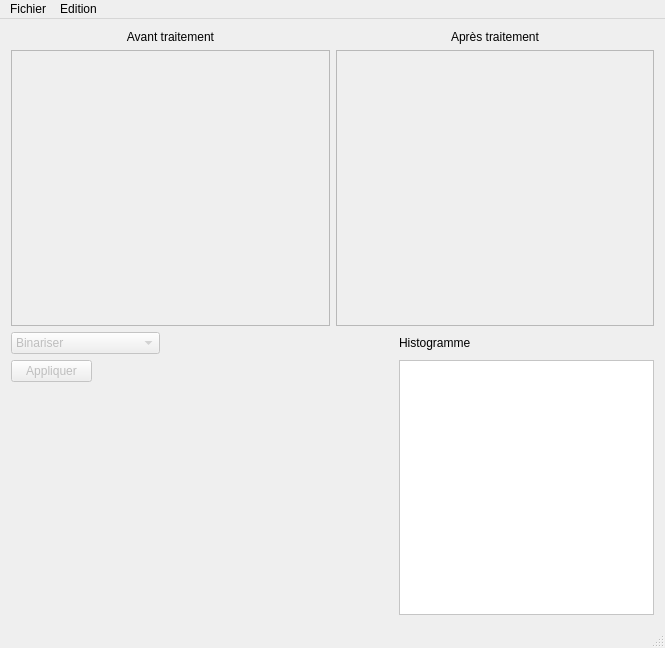
<?xml version="1.0" encoding="UTF-8"?>
<ui version="4.0">
 <class>MainWindow</class>
 <widget class="QMainWindow" name="MainWindow">
  <property name="geometry">
   <rect>
    <x>0</x>
    <y>0</y>
    <width>665</width>
    <height>648</height>
   </rect>
  </property>
  <property name="windowTitle">
   <string>OIMP (Olivier Image Manipulation Program)</string>
  </property>
  <widget class="QWidget" name="centralWidget">
   <layout class="QVBoxLayout" name="verticalLayout">
    <item>
     <layout class="QHBoxLayout" name="horizontalLayout_4">
      <item>
       <layout class="QVBoxLayout" name="avant_trait">
        <item>
         <widget class="QLabel" name="texte_entree">
          <property name="text">
           <string>Avant traitement</string>
          </property>
          <property name="alignment">
           <set>Qt::AlignCenter</set>
          </property>
         </widget>
        </item>
        <item>
         <widget class="QScrollArea" name="scroll_entree">
          <property name="widgetResizable">
           <bool>true</bool>
          </property>
          <widget class="QWidget" name="scrollAreaWidgetContents">
           <property name="geometry">
            <rect>
             <x>0</x>
             <y>0</y>
             <width>316</width>
             <height>268</height>
            </rect>
           </property>
          </widget>
         </widget>
        </item>
       </layout>
      </item>
      <item>
       <layout class="QVBoxLayout" name="apres_trait">
        <item>
         <widget class="QLabel" name="texte_sortie">
          <property name="text">
           <string>Après traitement</string>
          </property>
          <property name="alignment">
           <set>Qt::AlignCenter</set>
          </property>
         </widget>
        </item>
        <item>
         <widget class="QScrollArea" name="scroll_sortie">
          <property name="widgetResizable">
           <bool>true</bool>
          </property>
          <widget class="QWidget" name="scrollAreaWidgetContents_2">
           <property name="geometry">
            <rect>
             <x>0</x>
             <y>0</y>
             <width>315</width>
             <height>268</height>
            </rect>
           </property>
          </widget>
         </widget>
        </item>
       </layout>
      </item>
     </layout>
    </item>
    <item>
     <layout class="QHBoxLayout" name="horizontalLayout_5">
      <item>
       <layout class="QVBoxLayout" name="verticalLayout_2">
        <item>
         <layout class="QHBoxLayout" name="horizontalLayout_6">
          <item>
           <widget class="QComboBox" name="Operations">
            <property name="enabled">
             <bool>false</bool>
            </property>
            <item>
             <property name="text">
              <string>Binariser</string>
             </property>
            </item>
            <item>
             <property name="text">
              <string>Désaturer</string>
             </property>
            </item>
            <item>
             <property name="text">
              <string>Inverser</string>
             </property>
            </item>
            <item>
             <property name="text">
              <string>Rotation</string>
             </property>
            </item>
            <item>
             <property name="text">
              <string>Selectionner couleurs</string>
             </property>
            </item>
            <item>
             <property name="text">
              <string>Tourner couleurs</string>
             </property>
            </item>
            <item>
             <property name="text">
              <string>Etaler histogramme</string>
             </property>
            </item>
            <item>
             <property name="text">
              <string>Egaliser histogramme</string>
             </property>
            </item>
            <item>
             <property name="text">
              <string>Redimensionner</string>
             </property>
            </item>
            <item>
             <property name="text">
              <string>Filtre de Sobel</string>
             </property>
            </item>
           </widget>
          </item>
          <item>
           <spacer name="horizontalSpacer">
            <property name="orientation">
             <enum>Qt::Horizontal</enum>
            </property>
            <property name="sizeHint" stdset="0">
             <size>
              <width>40</width>
              <height>20</height>
             </size>
            </property>
           </spacer>
          </item>
         </layout>
        </item>
        <item>
         <widget class="QStackedWidget" name="Parametres">
          <property name="enabled">
           <bool>false</bool>
          </property>
          <property name="sizePolicy">
           <sizepolicy hsizetype="Fixed" vsizetype="Fixed">
            <horstretch>0</horstretch>
            <verstretch>0</verstretch>
           </sizepolicy>
          </property>
          <property name="minimumSize">
           <size>
            <width>380</width>
            <height>255</height>
           </size>
          </property>
          <property name="maximumSize">
           <size>
            <width>380</width>
            <height>255</height>
           </size>
          </property>
          <property name="currentIndex">
           <number>0</number>
          </property>
          <widget class="QWidget" name="binarize">
           <property name="sizePolicy">
            <sizepolicy hsizetype="Expanding" vsizetype="Expanding">
             <horstretch>0</horstretch>
             <verstretch>0</verstretch>
            </sizepolicy>
           </property>
           <widget class="QPushButton" name="binarize_appliquer">
            <property name="geometry">
             <rect>
              <x>0</x>
              <y>0</y>
              <width>81</width>
              <height>22</height>
             </rect>
            </property>
            <property name="text">
             <string>Appliquer</string>
            </property>
           </widget>
           <widget class="QWidget" name="horizontalLayoutWidget">
            <property name="geometry">
             <rect>
              <x>90</x>
              <y>0</y>
              <width>259</width>
              <height>21</height>
             </rect>
            </property>
            <layout class="QHBoxLayout" name="horizontalLayout">
             <item>
              <widget class="QLabel" name="nom">
               <property name="text">
                <string>Seuil</string>
               </property>
              </widget>
             </item>
             <item>
              <widget class="QSlider" name="jauge">
               <property name="minimumSize">
                <size>
                 <width>0</width>
                 <height>0</height>
                </size>
               </property>
               <property name="orientation">
                <enum>Qt::Horizontal</enum>
               </property>
              </widget>
             </item>
             <item>
              <widget class="QLabel" name="indicateur">
               <property name="minimumSize">
                <size>
                 <width>30</width>
                 <height>0</height>
                </size>
               </property>
               <property name="maximumSize">
                <size>
                 <width>16777215</width>
                 <height>16777215</height>
                </size>
               </property>
               <property name="text">
                <string>0</string>
               </property>
               <property name="scaledContents">
                <bool>false</bool>
               </property>
               <property name="wordWrap">
                <bool>false</bool>
               </property>
              </widget>
             </item>
            </layout>
           </widget>
          </widget>
          <widget class="QWidget" name="rgb2grayscale">
           <property name="sizePolicy">
            <sizepolicy hsizetype="Expanding" vsizetype="Expanding">
             <horstretch>0</horstretch>
             <verstretch>0</verstretch>
            </sizepolicy>
           </property>
           <widget class="QPushButton" name="rgb2grayscale_appliquer">
            <property name="geometry">
             <rect>
              <x>0</x>
              <y>0</y>
              <width>81</width>
              <height>22</height>
             </rect>
            </property>
            <property name="text">
             <string>Appliquer</string>
            </property>
           </widget>
          </widget>
          <widget class="QWidget" name="inverse">
           <widget class="QPushButton" name="inverse_appliquer">
            <property name="geometry">
             <rect>
              <x>0</x>
              <y>0</y>
              <width>81</width>
              <height>22</height>
             </rect>
            </property>
            <property name="text">
             <string>Appliquer</string>
            </property>
           </widget>
          </widget>
          <widget class="QWidget" name="rotation">
           <widget class="QPushButton" name="rotation_appliquer">
            <property name="geometry">
             <rect>
              <x>0</x>
              <y>0</y>
              <width>81</width>
              <height>22</height>
             </rect>
            </property>
            <property name="text">
             <string>Appliquer</string>
            </property>
           </widget>
           <widget class="QWidget" name="horizontalLayoutWidget_2">
            <property name="geometry">
             <rect>
              <x>90</x>
              <y>0</y>
              <width>261</width>
              <height>21</height>
             </rect>
            </property>
            <layout class="QHBoxLayout" name="horizontalLayout_2">
             <item>
              <widget class="QLabel" name="nom_angle">
               <property name="text">
                <string>Angle</string>
               </property>
              </widget>
             </item>
             <item>
              <widget class="QSlider" name="angle_jauge">
               <property name="layoutDirection">
                <enum>Qt::RightToLeft</enum>
               </property>
               <property name="autoFillBackground">
                <bool>false</bool>
               </property>
               <property name="minimum">
                <number>-180</number>
               </property>
               <property name="maximum">
                <number>180</number>
               </property>
               <property name="singleStep">
                <number>1</number>
               </property>
               <property name="value">
                <number>0</number>
               </property>
               <property name="tracking">
                <bool>true</bool>
               </property>
               <property name="orientation">
                <enum>Qt::Horizontal</enum>
               </property>
               <property name="invertedAppearance">
                <bool>false</bool>
               </property>
               <property name="invertedControls">
                <bool>false</bool>
               </property>
              </widget>
             </item>
             <item>
              <widget class="QLabel" name="angle_indicateur">
               <property name="minimumSize">
                <size>
                 <width>30</width>
                 <height>0</height>
                </size>
               </property>
               <property name="text">
                <string>0</string>
               </property>
              </widget>
             </item>
            </layout>
           </widget>
          </widget>
          <widget class="QWidget" name="colorpick">
           <widget class="QPushButton" name="colorpick_appliquer">
            <property name="geometry">
             <rect>
              <x>0</x>
              <y>0</y>
              <width>81</width>
              <height>22</height>
             </rect>
            </property>
            <property name="text">
             <string>Appliquer</string>
            </property>
           </widget>
           <widget class="QPushButton" name="palette_button">
            <property name="geometry">
             <rect>
              <x>90</x>
              <y>50</y>
              <width>81</width>
              <height>22</height>
             </rect>
            </property>
            <property name="text">
             <string>Palette</string>
            </property>
           </widget>
           <widget class="QWidget" name="gridLayoutWidget">
            <property name="geometry">
             <rect>
              <x>90</x>
              <y>0</y>
              <width>261</width>
              <height>41</height>
             </rect>
            </property>
            <layout class="QGridLayout" name="gridLayout">
             <item row="1" column="2">
              <widget class="QLabel" name="largeur_indicateur">
               <property name="minimumSize">
                <size>
                 <width>30</width>
                 <height>0</height>
                </size>
               </property>
               <property name="text">
                <string>0</string>
               </property>
              </widget>
             </item>
             <item row="1" column="1">
              <widget class="QSlider" name="largeur_jauge">
               <property name="maximum">
                <number>360</number>
               </property>
               <property name="orientation">
                <enum>Qt::Horizontal</enum>
               </property>
              </widget>
             </item>
             <item row="0" column="2">
              <widget class="QLabel" name="angle_couleur_indicateur">
               <property name="minimumSize">
                <size>
                 <width>30</width>
                 <height>0</height>
                </size>
               </property>
               <property name="text">
                <string>0</string>
               </property>
              </widget>
             </item>
             <item row="1" column="0">
              <widget class="QLabel" name="largeur_nom">
               <property name="text">
                <string>Largeur</string>
               </property>
              </widget>
             </item>
             <item row="0" column="1">
              <widget class="QSlider" name="angle_couleur_jauge">
               <property name="minimum">
                <number>0</number>
               </property>
               <property name="maximum">
                <number>359</number>
               </property>
               <property name="orientation">
                <enum>Qt::Horizontal</enum>
               </property>
              </widget>
             </item>
             <item row="0" column="0">
              <widget class="QLabel" name="angle_couleur_nom">
               <property name="text">
                <string>Teinte</string>
               </property>
              </widget>
             </item>
            </layout>
           </widget>
           <widget class="QLabel" name="pick_preview">
            <property name="geometry">
             <rect>
              <x>180</x>
              <y>50</y>
              <width>81</width>
              <height>21</height>
             </rect>
            </property>
            <property name="palette">
             <palette>
              <active>
               <colorrole role="Base">
                <brush brushstyle="SolidPattern">
                 <color alpha="255">
                  <red>255</red>
                  <green>255</green>
                  <blue>255</blue>
                 </color>
                </brush>
               </colorrole>
               <colorrole role="Window">
                <brush brushstyle="SolidPattern">
                 <color alpha="255">
                  <red>255</red>
                  <green>0</green>
                  <blue>0</blue>
                 </color>
                </brush>
               </colorrole>
              </active>
              <inactive>
               <colorrole role="Base">
                <brush brushstyle="SolidPattern">
                 <color alpha="255">
                  <red>255</red>
                  <green>255</green>
                  <blue>255</blue>
                 </color>
                </brush>
               </colorrole>
               <colorrole role="Window">
                <brush brushstyle="SolidPattern">
                 <color alpha="255">
                  <red>136</red>
                  <green>138</green>
                  <blue>133</blue>
                 </color>
                </brush>
               </colorrole>
              </inactive>
              <disabled>
               <colorrole role="Base">
                <brush brushstyle="SolidPattern">
                 <color alpha="255">
                  <red>255</red>
                  <green>0</green>
                  <blue>0</blue>
                 </color>
                </brush>
               </colorrole>
               <colorrole role="Window">
                <brush brushstyle="SolidPattern">
                 <color alpha="255">
                  <red>136</red>
                  <green>138</green>
                  <blue>133</blue>
                 </color>
                </brush>
               </colorrole>
              </disabled>
             </palette>
            </property>
            <property name="autoFillBackground">
             <bool>true</bool>
            </property>
            <property name="text">
             <string/>
            </property>
           </widget>
          </widget>
          <widget class="QWidget" name="colorshift">
           <widget class="QCheckBox" name="pick_choix">
            <property name="geometry">
             <rect>
              <x>10</x>
              <y>30</y>
              <width>61</width>
              <height>20</height>
             </rect>
            </property>
            <property name="text">
             <string>Local</string>
            </property>
           </widget>
           <widget class="QWidget" name="horizontalLayoutWidget_3">
            <property name="geometry">
             <rect>
              <x>90</x>
              <y>0</y>
              <width>261</width>
              <height>21</height>
             </rect>
            </property>
            <layout class="QHBoxLayout" name="horizontalLayout_3">
             <item>
              <widget class="QLabel" name="angle_shift_nom">
               <property name="text">
                <string>Angle</string>
               </property>
              </widget>
             </item>
             <item>
              <widget class="QSlider" name="angle_shift_jauge">
               <property name="minimum">
                <number>-180</number>
               </property>
               <property name="maximum">
                <number>180</number>
               </property>
               <property name="orientation">
                <enum>Qt::Horizontal</enum>
               </property>
              </widget>
             </item>
             <item>
              <widget class="QLabel" name="angle_shift_indicateur">
               <property name="minimumSize">
                <size>
                 <width>30</width>
                 <height>0</height>
                </size>
               </property>
               <property name="text">
                <string>0</string>
               </property>
              </widget>
             </item>
            </layout>
           </widget>
           <widget class="QWidget" name="pick" native="true">
            <property name="enabled">
             <bool>false</bool>
            </property>
            <property name="geometry">
             <rect>
              <x>90</x>
              <y>30</y>
              <width>261</width>
              <height>101</height>
             </rect>
            </property>
            <widget class="QWidget" name="gridLayoutWidget_2">
             <property name="geometry">
              <rect>
               <x>0</x>
               <y>0</y>
               <width>261</width>
               <height>41</height>
              </rect>
             </property>
             <layout class="QGridLayout" name="gridLayout_2">
              <item row="1" column="1">
               <widget class="QSlider" name="largeur_teinte_jauge">
                <property name="maximum">
                 <number>360</number>
                </property>
                <property name="orientation">
                 <enum>Qt::Horizontal</enum>
                </property>
               </widget>
              </item>
              <item row="1" column="2">
               <widget class="QLabel" name="largeur_teinte_indicateur">
                <property name="minimumSize">
                 <size>
                  <width>30</width>
                  <height>0</height>
                 </size>
                </property>
                <property name="text">
                 <string>0</string>
                </property>
               </widget>
              </item>
              <item row="1" column="0">
               <widget class="QLabel" name="largeur_teinte_nom">
                <property name="text">
                 <string>Largeur</string>
                </property>
               </widget>
              </item>
              <item row="0" column="2">
               <widget class="QLabel" name="teinte_indicateur">
                <property name="minimumSize">
                 <size>
                  <width>30</width>
                  <height>0</height>
                 </size>
                </property>
                <property name="text">
                 <string>0</string>
                </property>
               </widget>
              </item>
              <item row="0" column="1">
               <widget class="QSlider" name="teinte_jauge">
                <property name="maximum">
                 <number>360</number>
                </property>
                <property name="orientation">
                 <enum>Qt::Horizontal</enum>
                </property>
               </widget>
              </item>
              <item row="0" column="0">
               <widget class="QLabel" name="teinte_nom">
                <property name="text">
                 <string>Teinte</string>
                </property>
               </widget>
              </item>
             </layout>
            </widget>
            <widget class="QPushButton" name="palette_shift_button">
             <property name="geometry">
              <rect>
               <x>0</x>
               <y>50</y>
               <width>81</width>
               <height>22</height>
              </rect>
             </property>
             <property name="text">
              <string>Palette</string>
             </property>
            </widget>
            <widget class="QLabel" name="picked_preview">
             <property name="geometry">
              <rect>
               <x>90</x>
               <y>50</y>
               <width>81</width>
               <height>21</height>
              </rect>
             </property>
             <property name="palette">
              <palette>
               <active>
                <colorrole role="Window">
                 <brush brushstyle="SolidPattern">
                  <color alpha="255">
                   <red>255</red>
                   <green>0</green>
                   <blue>0</blue>
                  </color>
                 </brush>
                </colorrole>
               </active>
               <inactive>
                <colorrole role="Window">
                 <brush brushstyle="SolidPattern">
                  <color alpha="255">
                   <red>136</red>
                   <green>138</green>
                   <blue>133</blue>
                  </color>
                 </brush>
                </colorrole>
               </inactive>
               <disabled>
                <colorrole role="Window">
                 <brush brushstyle="SolidPattern">
                  <color alpha="255">
                   <red>136</red>
                   <green>138</green>
                   <blue>133</blue>
                  </color>
                 </brush>
                </colorrole>
               </disabled>
              </palette>
             </property>
             <property name="autoFillBackground">
              <bool>true</bool>
             </property>
             <property name="text">
              <string/>
             </property>
            </widget>
            <widget class="QLabel" name="shifted_preview">
             <property name="geometry">
              <rect>
               <x>90</x>
               <y>70</y>
               <width>81</width>
               <height>21</height>
              </rect>
             </property>
             <property name="palette">
              <palette>
               <active>
                <colorrole role="Window">
                 <brush brushstyle="SolidPattern">
                  <color alpha="255">
                   <red>255</red>
                   <green>0</green>
                   <blue>0</blue>
                  </color>
                 </brush>
                </colorrole>
               </active>
               <inactive>
                <colorrole role="Window">
                 <brush brushstyle="SolidPattern">
                  <color alpha="255">
                   <red>136</red>
                   <green>138</green>
                   <blue>133</blue>
                  </color>
                 </brush>
                </colorrole>
               </inactive>
               <disabled>
                <colorrole role="Window">
                 <brush brushstyle="SolidPattern">
                  <color alpha="255">
                   <red>136</red>
                   <green>138</green>
                   <blue>133</blue>
                  </color>
                 </brush>
                </colorrole>
               </disabled>
              </palette>
             </property>
             <property name="autoFillBackground">
              <bool>true</bool>
             </property>
             <property name="text">
              <string/>
             </property>
            </widget>
           </widget>
           <widget class="QPushButton" name="colorshift_appliquer">
            <property name="geometry">
             <rect>
              <x>0</x>
              <y>0</y>
              <width>81</width>
              <height>22</height>
             </rect>
            </property>
            <property name="text">
             <string>Appliquer</string>
            </property>
           </widget>
          </widget>
          <widget class="QWidget" name="etalement">
           <widget class="QPushButton" name="etalement_appliquer">
            <property name="geometry">
             <rect>
              <x>0</x>
              <y>0</y>
              <width>81</width>
              <height>22</height>
             </rect>
            </property>
            <property name="text">
             <string>Appliquer</string>
            </property>
           </widget>
          </widget>
          <widget class="QWidget" name="egalisation">
           <widget class="QPushButton" name="egalisation_appliquer">
            <property name="geometry">
             <rect>
              <x>0</x>
              <y>0</y>
              <width>81</width>
              <height>22</height>
             </rect>
            </property>
            <property name="text">
             <string>Appliquer</string>
            </property>
           </widget>
          </widget>
          <widget class="QWidget" name="scale">
           <widget class="QPushButton" name="scale_appliquer">
            <property name="geometry">
             <rect>
              <x>0</x>
              <y>0</y>
              <width>81</width>
              <height>22</height>
             </rect>
            </property>
            <property name="text">
             <string>Appliquer</string>
            </property>
           </widget>
           <widget class="QWidget" name="horizontalLayoutWidget_4">
            <property name="geometry">
             <rect>
              <x>90</x>
              <y>0</y>
              <width>160</width>
              <height>25</height>
             </rect>
            </property>
            <layout class="QHBoxLayout" name="horizontalLayout_7">
             <item>
              <widget class="QLabel" name="coefficient_nom">
               <property name="text">
                <string>Coefficient :</string>
               </property>
              </widget>
             </item>
             <item>
              <widget class="QDoubleSpinBox" name="coefficient_spin">
               <property name="value">
                <double>1.000000000000000</double>
               </property>
              </widget>
             </item>
            </layout>
           </widget>
          </widget>
          <widget class="QWidget" name="sobelfilter">
           <widget class="QPushButton" name="sobelfilter_appliquer">
            <property name="geometry">
             <rect>
              <x>0</x>
              <y>0</y>
              <width>81</width>
              <height>22</height>
             </rect>
            </property>
            <property name="text">
             <string>Appliquer</string>
            </property>
           </widget>
          </widget>
         </widget>
        </item>
       </layout>
      </item>
      <item>
       <layout class="QVBoxLayout" name="apres_trait_histo">
        <item>
         <widget class="QLabel" name="texte_histo">
          <property name="text">
           <string>Histogramme</string>
          </property>
         </widget>
        </item>
        <item>
         <widget class="QLabel" name="histo">
          <property name="sizePolicy">
           <sizepolicy hsizetype="Fixed" vsizetype="Fixed">
            <horstretch>0</horstretch>
            <verstretch>0</verstretch>
           </sizepolicy>
          </property>
          <property name="minimumSize">
           <size>
            <width>255</width>
            <height>255</height>
           </size>
          </property>
          <property name="autoFillBackground">
           <bool>false</bool>
          </property>
          <property name="styleSheet">
           <string notr="true">background-color: rgb(255, 255, 255);</string>
          </property>
          <property name="frameShape">
           <enum>QFrame::StyledPanel</enum>
          </property>
          <property name="text">
           <string/>
          </property>
          <property name="alignment">
           <set>Qt::AlignCenter</set>
          </property>
         </widget>
        </item>
       </layout>
      </item>
     </layout>
    </item>
   </layout>
  </widget>
  <widget class="QMenuBar" name="menuBar">
   <property name="geometry">
    <rect>
     <x>0</x>
     <y>0</y>
     <width>665</width>
     <height>19</height>
    </rect>
   </property>
   <widget class="QMenu" name="menuFichier">
    <property name="title">
     <string>Fichier</string>
    </property>
    <addaction name="actionOuvrir"/>
    <addaction name="actionEnregistrer_sous"/>
    <addaction name="actionFermer"/>
   </widget>
   <widget class="QMenu" name="menuEdition">
    <property name="title">
     <string>Edition</string>
    </property>
    <addaction name="actionAnnuler"/>
   </widget>
   <addaction name="menuFichier"/>
   <addaction name="menuEdition"/>
  </widget>
  <widget class="QStatusBar" name="statusBar"/>
  <action name="actionOuvrir">
   <property name="text">
    <string>Ouvrir</string>
   </property>
   <property name="shortcut">
    <string>Ctrl+O</string>
   </property>
  </action>
  <action name="actionEnregistrer_sous">
   <property name="enabled">
    <bool>false</bool>
   </property>
   <property name="text">
    <string>Enregistrer sous...</string>
   </property>
   <property name="shortcut">
    <string>Ctrl+S</string>
   </property>
  </action>
  <action name="actionFermer">
   <property name="enabled">
    <bool>false</bool>
   </property>
   <property name="text">
    <string>Fermer</string>
   </property>
   <property name="shortcut">
    <string>Ctrl+W</string>
   </property>
  </action>
  <action name="actionAnnuler">
   <property name="enabled">
    <bool>false</bool>
   </property>
   <property name="text">
    <string>Annuler</string>
   </property>
   <property name="shortcut">
    <string>Ctrl+Z</string>
   </property>
  </action>
 </widget>
 <layoutdefault spacing="6" margin="11"/>
 <resources/>
 <connections>
  <connection>
   <sender>Operations</sender>
   <signal>currentIndexChanged(int)</signal>
   <receiver>Parametres</receiver>
   <slot>setCurrentIndex(int)</slot>
   <hints>
    <hint type="sourcelabel">
     <x>48</x>
     <y>102</y>
    </hint>
    <hint type="destinationlabel">
     <x>211</x>
     <y>243</y>
    </hint>
   </hints>
  </connection>
  <connection>
   <sender>jauge</sender>
   <signal>valueChanged(int)</signal>
   <receiver>indicateur</receiver>
   <slot>setNum(int)</slot>
   <hints>
    <hint type="sourcelabel">
     <x>110</x>
     <y>208</y>
    </hint>
    <hint type="destinationlabel">
     <x>230</x>
     <y>207</y>
    </hint>
   </hints>
  </connection>
  <connection>
   <sender>angle_jauge</sender>
   <signal>valueChanged(int)</signal>
   <receiver>angle_indicateur</receiver>
   <slot>setNum(int)</slot>
   <hints>
    <hint type="sourcelabel">
     <x>140</x>
     <y>138</y>
    </hint>
    <hint type="destinationlabel">
     <x>260</x>
     <y>137</y>
    </hint>
   </hints>
  </connection>
  <connection>
   <sender>angle_couleur_jauge</sender>
   <signal>valueChanged(int)</signal>
   <receiver>angle_couleur_indicateur</receiver>
   <slot>setNum(int)</slot>
   <hints>
    <hint type="sourcelabel">
     <x>160</x>
     <y>138</y>
    </hint>
    <hint type="destinationlabel">
     <x>280</x>
     <y>137</y>
    </hint>
   </hints>
  </connection>
  <connection>
   <sender>largeur_jauge</sender>
   <signal>valueChanged(int)</signal>
   <receiver>largeur_indicateur</receiver>
   <slot>setNum(int)</slot>
   <hints>
    <hint type="sourcelabel">
     <x>160</x>
     <y>158</y>
    </hint>
    <hint type="destinationlabel">
     <x>280</x>
     <y>157</y>
    </hint>
   </hints>
  </connection>
  <connection>
   <sender>angle_shift_jauge</sender>
   <signal>valueChanged(int)</signal>
   <receiver>angle_shift_indicateur</receiver>
   <slot>setNum(int)</slot>
   <hints>
    <hint type="sourcelabel">
     <x>150</x>
     <y>148</y>
    </hint>
    <hint type="destinationlabel">
     <x>270</x>
     <y>147</y>
    </hint>
   </hints>
  </connection>
  <connection>
   <sender>teinte_jauge</sender>
   <signal>valueChanged(int)</signal>
   <receiver>teinte_indicateur</receiver>
   <slot>setNum(int)</slot>
   <hints>
    <hint type="sourcelabel">
     <x>220</x>
     <y>248</y>
    </hint>
    <hint type="destinationlabel">
     <x>330</x>
     <y>247</y>
    </hint>
   </hints>
  </connection>
  <connection>
   <sender>largeur_teinte_jauge</sender>
   <signal>valueChanged(int)</signal>
   <receiver>largeur_teinte_indicateur</receiver>
   <slot>setNum(int)</slot>
   <hints>
    <hint type="sourcelabel">
     <x>220</x>
     <y>278</y>
    </hint>
    <hint type="destinationlabel">
     <x>340</x>
     <y>277</y>
    </hint>
   </hints>
  </connection>
  <connection>
   <sender>pick_choix</sender>
   <signal>clicked(bool)</signal>
   <receiver>pick</receiver>
   <slot>setEnabled(bool)</slot>
   <hints>
    <hint type="sourcelabel">
     <x>51</x>
     <y>160</y>
    </hint>
    <hint type="destinationlabel">
     <x>231</x>
     <y>161</y>
    </hint>
   </hints>
  </connection>
 </connections>
</ui>
